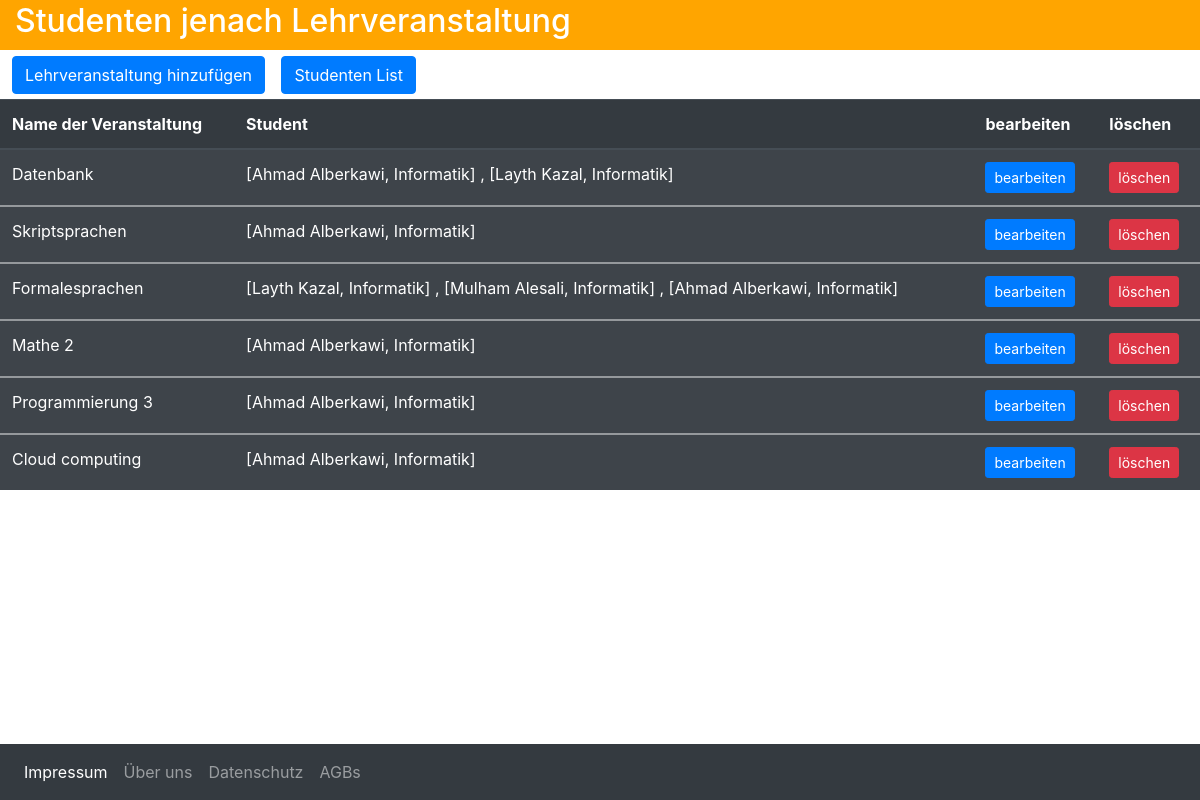
Page /lehrveranstaltung/ on the committed database.
### studierendenverwaltung/models.py (models this page shows, shortened)
class Lehrveranstaltungen(models.Model):
    name=models.CharField(max_length=35)
    def rel(self):
        all_st = self.studierende_set.all()
        li = ', '.join([f'[{a.vorname} {a.nachname}, {a.bereich}] ' for a in all_st])
        return f'{li}'

class Studierende(models.Model):
    vorname=models.CharField(max_length=30)
    nachname = models.CharField(max_length=30)
    matrikelNummer=models.CharField(max_length=12)
    bereich = models.CharField(max_length=30)
    lehrveranstaltung = models.ManyToManyField(Lehrveranstaltungen)

### studierendenverwaltung/views.py (the view)
# urls.py: path('lehrveranstaltung/', lehrverantaltung_list, name='lehrverantaltung_list'),
def lehrverantaltung_list(request):
    lerv =  Lehrveranstaltungen.objects.all()
    return render(request, 'studierendenverwaltung/lehrveranstaltung.html',
                  {'page_title': 'Studenten jenach Lehrveranstaltung','lerv' : lerv,})

### templates/studierendenverwaltung/lehrveranstaltung.html
{%  extends 'studierendenverwaltung/base.html' %}
{% block content %}
    <a href="{% url 'add_lehrveranstaltung' %}" style="margin:10px 0 5px 12px" class="btn btn-primary"> Lehrveranstaltung hinzufügen </a>
    <a href="{% url 'student_list' %}" style="margin:10px 0 5px 12px" class="btn btn-primary"> Studenten List </a>
    <table class="table table-dark table-striped">
    <thead>
        <tr>
            <th>Name der Veranstaltung</th>
            <th>Student</th>
            <th>bearbeiten</th>
            <th>löschen</th>
        </tr>
    </thead>
    {% for l in lerv %}
    <tbody>
        <tr>
            <td>{{l.name}}</td>
            <td>{{ l.rel }}</td>
            <td><a href="{% url 'edit_lehrveranstaltung' pk=l.id %}" class="btn btn-primary btn-sm">bearbeiten</a></td>
            <td><a href="{% url 'delete_lehrveranstaltung' pk=l.id %}" class="btn btn-danger btn-sm">löschen</a></td>
        </tr>
    </tbody>
    {% endfor %}
    </table>
{% endblock %}

### rows in the picture
Lehrveranstaltungen: name "Datenbank", rel "[Ahmad Alberkawi, Informatik] , [Layth Kazal, Informatik]"
Lehrveranstaltungen: name "Skriptsprachen", rel "[Ahmad Alberkawi, Informatik]"
Lehrveranstaltungen: name "Formalesprachen", rel "[Layth Kazal, Informatik] , [Mulham Alesali, Informatik] , [Ahmad Alberkawi, Informatik]"
Lehrveranstaltungen: name "Mathe 2", rel "[Ahmad Alberkawi, Informatik]"
Lehrveranstaltungen: name "Programmierung 3", rel "[Ahmad Alberkawi, Informatik]"
Lehrveranstaltungen: name "Cloud computing", rel "[Ahmad Alberkawi, Informatik]"

### other values in the picture
{{ page_title }} "Studenten jenach Lehrveranstaltung"
